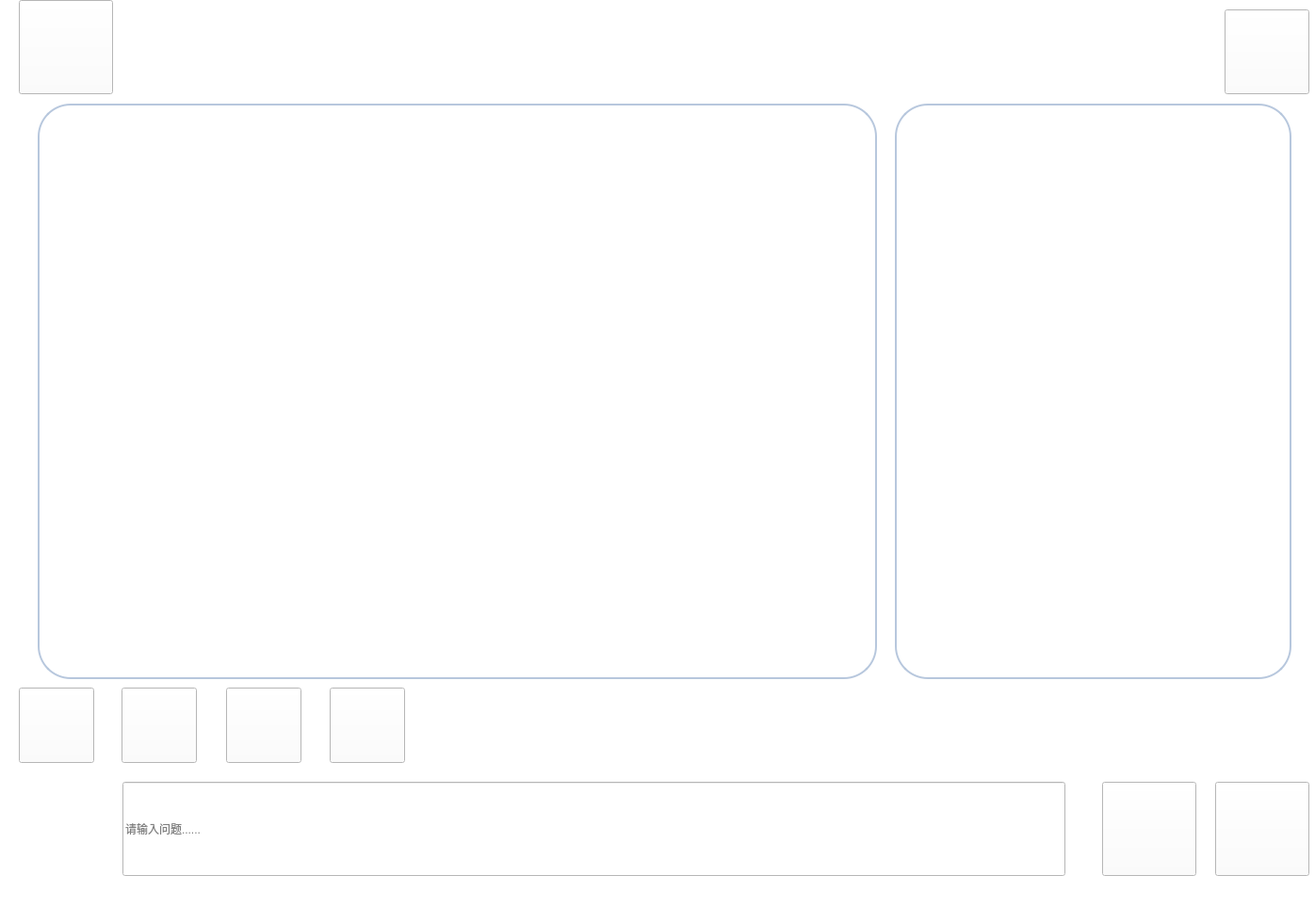
<?xml version="1.0" encoding="UTF-8"?>
<ui version="4.0">
 <class>MainWindow</class>
 <widget class="QMainWindow" name="MainWindow">
  <property name="geometry">
   <rect>
    <x>0</x>
    <y>0</y>
    <width>1396</width>
    <height>981</height>
   </rect>
  </property>
  <property name="windowTitle">
   <string>MainWindow</string>
  </property>
  <property name="styleSheet">
   <string notr="true">background-color: rgb(255, 255, 255);</string>
  </property>
  <widget class="QWidget" name="centralWidget">
   <widget class="QTextBrowser" name="historyDisplay">
    <property name="geometry">
     <rect>
      <x>40</x>
      <y>110</y>
      <width>891</width>
      <height>611</height>
     </rect>
    </property>
    <property name="toolTip">
     <string>此处为AI对话界面</string>
    </property>
    <property name="styleSheet">
     <string notr="true">border:2px solid rgb(183, 199, 221);
font: 12pt &quot;Microsoft YaHei UI&quot;;
border-radius:35px;</string>
    </property>
   </widget>
   <widget class="QLineEdit" name="inputBox">
    <property name="geometry">
     <rect>
      <x>130</x>
      <y>830</y>
      <width>1001</width>
      <height>100</height>
     </rect>
    </property>
    <property name="styleSheet">
     <string notr="true"/>
    </property>
    <property name="placeholderText">
     <string>请输入问题......</string>
    </property>
   </widget>
   <widget class="QPushButton" name="sendButton">
    <property name="geometry">
     <rect>
      <x>1170</x>
      <y>830</y>
      <width>100</width>
      <height>100</height>
     </rect>
    </property>
    <property name="toolTip">
     <string>发送</string>
    </property>
    <property name="styleSheet">
     <string notr="true"/>
    </property>
    <property name="text">
     <string/>
    </property>
    <property name="icon">
     <iconset>
      <normaloff>icons/send.png</normaloff>icons/send.png</iconset>
    </property>
    <property name="iconSize">
     <size>
      <width>90</width>
      <height>90</height>
     </size>
    </property>
   </widget>
   <widget class="QPushButton" name="upLoadFileBtn">
    <property name="geometry">
     <rect>
      <x>20</x>
      <y>730</y>
      <width>80</width>
      <height>80</height>
     </rect>
    </property>
    <property name="toolTip">
     <string>文件上传</string>
    </property>
    <property name="inputMethodHints">
     <set>Qt::ImhNone</set>
    </property>
    <property name="text">
     <string/>
    </property>
    <property name="icon">
     <iconset>
      <normaloff>icons/upload.png</normaloff>icons/upload.png</iconset>
    </property>
    <property name="iconSize">
     <size>
      <width>70</width>
      <height>70</height>
     </size>
    </property>
   </widget>
   <widget class="QPushButton" name="StopBtn">
    <property name="geometry">
     <rect>
      <x>1290</x>
      <y>830</y>
      <width>100</width>
      <height>100</height>
     </rect>
    </property>
    <property name="toolTip">
     <string>暂停思考</string>
    </property>
    <property name="text">
     <string/>
    </property>
    <property name="icon">
     <iconset>
      <normaloff>icons/stop.png</normaloff>icons/stop.png</iconset>
    </property>
    <property name="iconSize">
     <size>
      <width>80</width>
      <height>80</height>
     </size>
    </property>
   </widget>
   <widget class="QPushButton" name="exitBtn">
    <property name="geometry">
     <rect>
      <x>1300</x>
      <y>10</y>
      <width>90</width>
      <height>90</height>
     </rect>
    </property>
    <property name="text">
     <string/>
    </property>
    <property name="icon">
     <iconset>
      <normaloff>icons/close.png</normaloff>icons/close.png</iconset>
    </property>
    <property name="iconSize">
     <size>
      <width>80</width>
      <height>80</height>
     </size>
    </property>
   </widget>
   <widget class="QPushButton" name="LogoBtn">
    <property name="geometry">
     <rect>
      <x>20</x>
      <y>0</y>
      <width>100</width>
      <height>100</height>
     </rect>
    </property>
    <property name="text">
     <string/>
    </property>
    <property name="icon">
     <iconset>
      <normaloff>icons/logo.png</normaloff>icons/logo.png</iconset>
    </property>
    <property name="iconSize">
     <size>
      <width>100</width>
      <height>100</height>
     </size>
    </property>
   </widget>
   <widget class="QPushButton" name="VoiceBtn">
    <property name="geometry">
     <rect>
      <x>129</x>
      <y>730</y>
      <width>80</width>
      <height>80</height>
     </rect>
    </property>
    <property name="toolTip">
     <string>语音发送</string>
    </property>
    <property name="text">
     <string/>
    </property>
    <property name="icon">
     <iconset>
      <normaloff>icons/voice.png</normaloff>icons/voice.png</iconset>
    </property>
    <property name="iconSize">
     <size>
      <width>60</width>
      <height>60</height>
     </size>
    </property>
   </widget>
   <widget class="QPushButton" name="InterSearchBtn">
    <property name="geometry">
     <rect>
      <x>240</x>
      <y>730</y>
      <width>80</width>
      <height>80</height>
     </rect>
    </property>
    <property name="toolTip">
     <string>联网搜索</string>
    </property>
    <property name="text">
     <string/>
    </property>
    <property name="icon">
     <iconset>
      <normaloff>icons/web.png</normaloff>icons/web.png</iconset>
    </property>
    <property name="iconSize">
     <size>
      <width>100</width>
      <height>100</height>
     </size>
    </property>
   </widget>
   <widget class="QTextBrowser" name="ProcessBrowser">
    <property name="geometry">
     <rect>
      <x>950</x>
      <y>110</y>
      <width>421</width>
      <height>611</height>
     </rect>
    </property>
    <property name="toolTip">
     <string>导入Excel后，处理的数据将在此处显示</string>
    </property>
    <property name="styleSheet">
     <string notr="true">border:2px solid rgb(183, 199, 221);
font: 12pt &quot;Microsoft YaHei UI&quot;;
border-radius:35px;</string>
    </property>
    <property name="documentTitle">
     <string>Data Analyssis</string>
    </property>
   </widget>
   <widget class="QPushButton" name="SaveBtn">
    <property name="geometry">
     <rect>
      <x>350</x>
      <y>730</y>
      <width>80</width>
      <height>80</height>
     </rect>
    </property>
    <property name="toolTip">
     <string>文件保存</string>
    </property>
    <property name="text">
     <string/>
    </property>
    <property name="icon">
     <iconset>
      <normaloff>icons/save.png</normaloff>icons/save.png</iconset>
    </property>
    <property name="iconSize">
     <size>
      <width>80</width>
      <height>80</height>
     </size>
    </property>
   </widget>
  </widget>
 </widget>
 <layoutdefault spacing="6" margin="11"/>
 <resources/>
 <connections/>
</ui>
